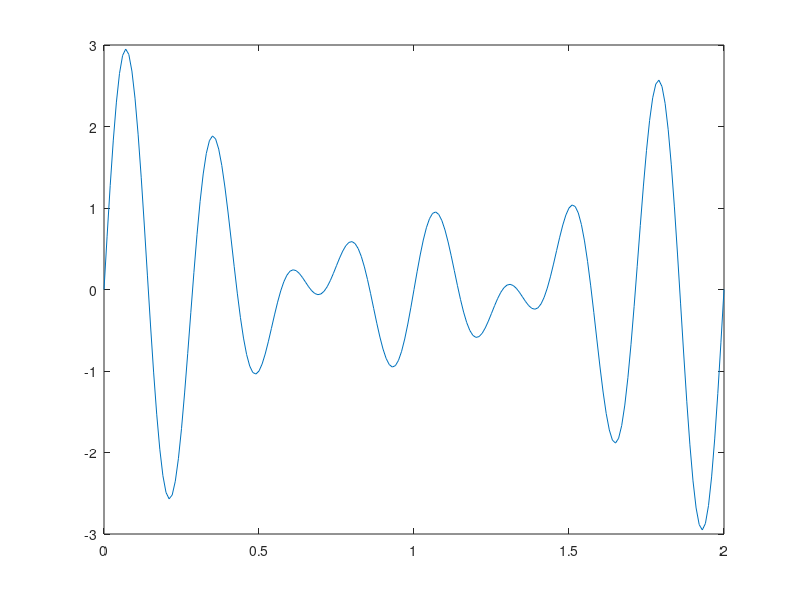

Write the MATLAB code that produced this figure.
f = 0.5; %frequencia
T = 2; %periodo
Ta = 0.01; %intervalo de tempo entre cada amostra
t = 0:Ta:T; %intervalo de amostragem

q = sin(6*pi()*t) + sin(7*pi()*t) + sin(8*pi()*t);

plot(t,q)